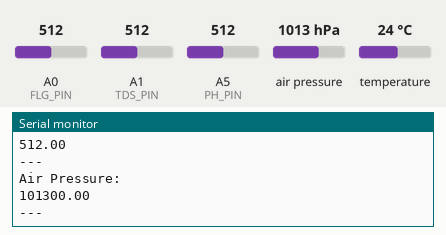
The sketch below on a simulated Arduino Uno, built with avr-gcc and run on an emulated ATmega328P. Shown: the last lines printed to the serial monitor. The inputs (shaded band) are chosen by the test bench; at power-on: air pressure 1013 hPa, A0 (FLG_PIN) = 512, A1 (TDS_PIN) = 512, A5 (PH_PIN) = 512, temperature 24 °C.

Above: at 1.2 s.
1.3 s: air pressure set to 952 hPa
At 2.0 s:
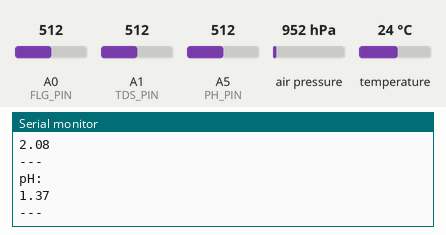
5.6 s: A0 (FLG_PIN) set to 716
7.1 s: A1 (TDS_PIN) set to 716
8.6 s: A5 (PH_PIN) set to 716
At 9.9 s:
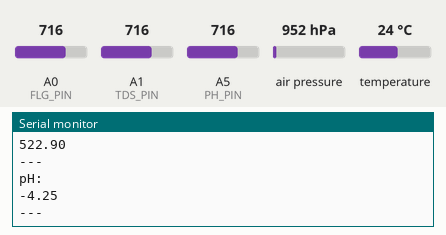
10.1 s: temperature set to 12 °C
11.6 s: A0 (FLG_PIN) set to 992
Timing chart, 0 to 14.1 s (numbered marks = the images above; inputs shaded):
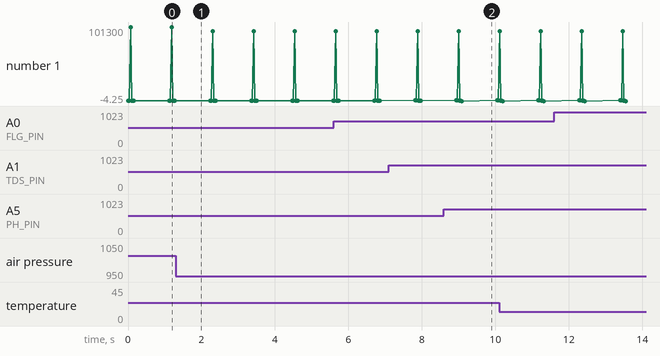

The sketch:

hydro.ino
```cpp
// A0 -> Flammable Gas
// A1 -> TDS
#define TDS_PIN A1
#define FLG_PIN A0
#define PH_PIN A5

#include "Adafruit_BMP085.h"    // BMP180 Air Pressure Sensor
#include "DFRobot_PH.h"         // DFTRobot Analog pH Sensor

Adafruit_BMP085 bmp;
DFRobot_PH ph;

void setup() {
  // put your setup code here, to run once:
  Serial.begin(9600);
  if(!bmp.begin()){
    Serial.println("BMP180 not found!");
  }
}

void loop() {
  // put your main code here, to run repeatedly:

  if(!bmp.begin()){
    Serial.println("BMP180 not found!");
  }

  Serial.println("TDS: ");
  int tds = analogRead(TDS_PIN);
  Serial.println(tds);
  Serial.println("---");
  Serial.println("");

  delay(10);

  // Flammable Gas Sensor
  Serial.println("Flammable Gas: ");
  float particleRaw = analogRead(FLG_PIN);
  Serial.println(particleRaw);
  Serial.println("---");
  Serial.println("");

  delay(10);

  Serial.println("Air Pressure: ");
  float pressure = bmp.readPressure();
  Serial.println(pressure);
  Serial.println("---");
  Serial.println("");

  delay(10);

  Serial.println("Temperature: ");
  float temp = bmp.readTemperature();
  Serial.println(temp);
  Serial.println("---");
  Serial.println("");

  delay(10);

  Serial.println("Altitude: ");
  float alt = bmp.readAltitude();
  Serial.println(alt);
  Serial.println("---");
  Serial.println("");

  delay(10);

  Serial.println("pH: ");
  float voltage = analogRead(PH_PIN)/1024.0*5000;
  float phValue = ph.readPH(voltage, temp);
  Serial.println(phValue);
  Serial.println("---");

  delay(10);

  Serial.println("");
  Serial.println("");
  Serial.println("");
  Serial.println("");
  Serial.println("");

  delay(10);

  delay(1000);
}
```

Measured:
- after the input at 8.6 s, the serial monitor: prints a new line after 0.48 s (image 2)
